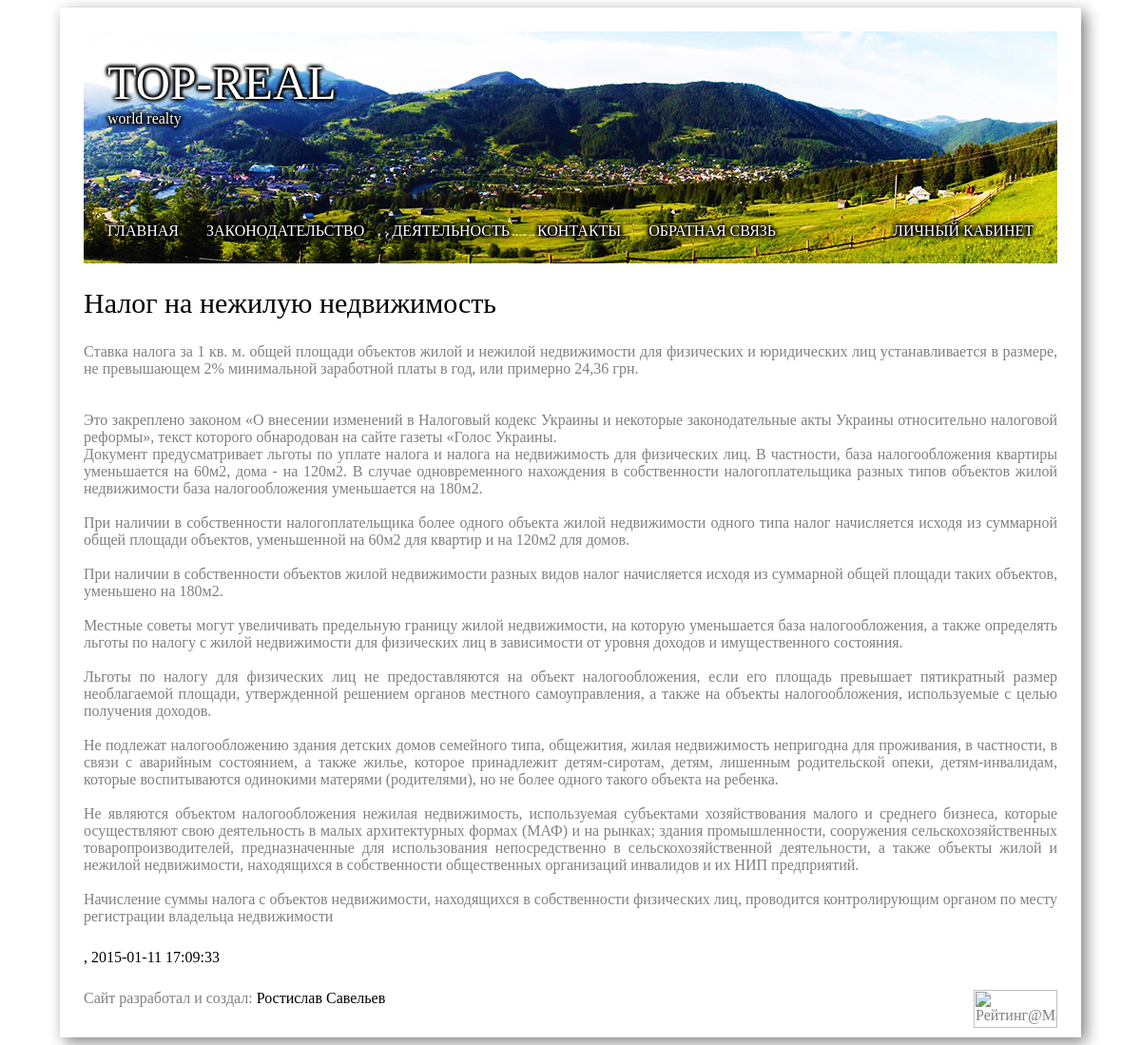
The app's page /post_details.php?id=2 with its own data.
### tables this page shows
CREATE TABLE IF NOT EXISTS `posts` (
  `id` int(11) NOT NULL AUTO_INCREMENT,
  `title` varchar(512) NOT NULL,
  `content` varchar(16384) NOT NULL,
  `author_id` int(11) NOT NULL,
  `date` datetime NOT NULL,
  PRIMARY KEY (`id`)
);

### classes/database.php (called while the page is built, shortened)
<?php
include_once "post.php";
class Database
{
    static $database = "toprealc_data";
    static function ConnectToDatabase()
    {
        if (mysql_select_db(database::$database))
        {
            $answer = true;
        }
        else
        {
            $answer = false;
        }
        return $answer;
    }
    public static function GetPost($id)
    {
        if (database::ConnectToDatabase())
        {
            $query = "select posts.id, posts.title, posts.content, posts.author_id, users.first_name, users.last_name, posts.date from posts, users where posts.id = " . $id . " and  posts.author_id = users.id";
            $result = mysql_query($query);
            $row = mysql_fetch_row($result);
            $current = new post($row[0], $row[1], $row[2], $row[3], $row[4], $row[5], $row[6]);
        }
        else
        {
            $current = false;
        }
        return $current;
    }
}

### classes/post.php (called while the page is built, shortened)
<?php
class Post
{
    public function __construct($id, $title, $content, $author_id, $author_firstname, $author_lastname, $date)
    {
        $this->title = $title;
        $this->content = $content;
        $this->date = $date;
    }
}

### post_details.php (the view, shortened to what this page needs)
<?php
include "./classes/database.php";
$post = Database::GetPost($_GET["id"]);
?>
<html>
    <head>
        <link rel="stylesheet" href="styles/index.css" />
    </head>
    <body onload="OnPageLoaded()">
        <div class="page">
            <?php include "./page_blocks/header.php"; ?>
            <div class="body">
                <div class="post_container">
                    <div class="post_title padded">
                        <heading><?=$post->title?></heading>
                    </div>
                    <div class="post_content">
                        <?=nl2br($post->content)?>
                    </div>
                    <div class="post_subscription">
                        <heading><?=$post->author_firstname . " " . $post->author_lastname . ", " , $post->date?></heading>
                    </div>
                </div>
            </div>
            <?php include "./page_blocks/footer.php"; ?>
        </div>
    </body>
</html>

### styles/index.css (style rules this page uses)
body { font-family: Calibri; color: gray; }
.page { width: 1024px; margin: auto; padding: 25px; box-shadow: 5px 5px 15px; }
heading { color: black; }
.post_title { font-size: 30px; text-align: left; }
.post_title.padded { font-size: 30px; text-align: left; padding-bottom: 25px; }
.post_content { text-align: justify; }
.post_container { padding-bottom: 25px; }
.post_subscription { padding-top: 25px; }

### records on screen
posts: title "Hалог на нежилую недвижимость", content "Ставка налога за 1 кв. м. общей площади объектов жилой и нежилой недвижимости для физических и юридических лиц устанавливается в размере, не превышающем 2% минимальной заработной платы в год, или примерно 24,36 грн. Это закреплено законом «О внесении изменений в Налоговый кодекс Украины и некоторые законодательные акты Украины относительно налоговой реформы», текст которого обнародован на сайте газеты «Голос Украины. Документ предусматривает льготы по уплате налога и налога на недвижимость для физических лиц. В частности, база налогообложения квартиры уменьшается на 60м2, дома - на 120м2. В случае одновременного нахождения в собственности налогоплательщика разных типов объектов жилой…", date "2015-01-11 17:09:33"
